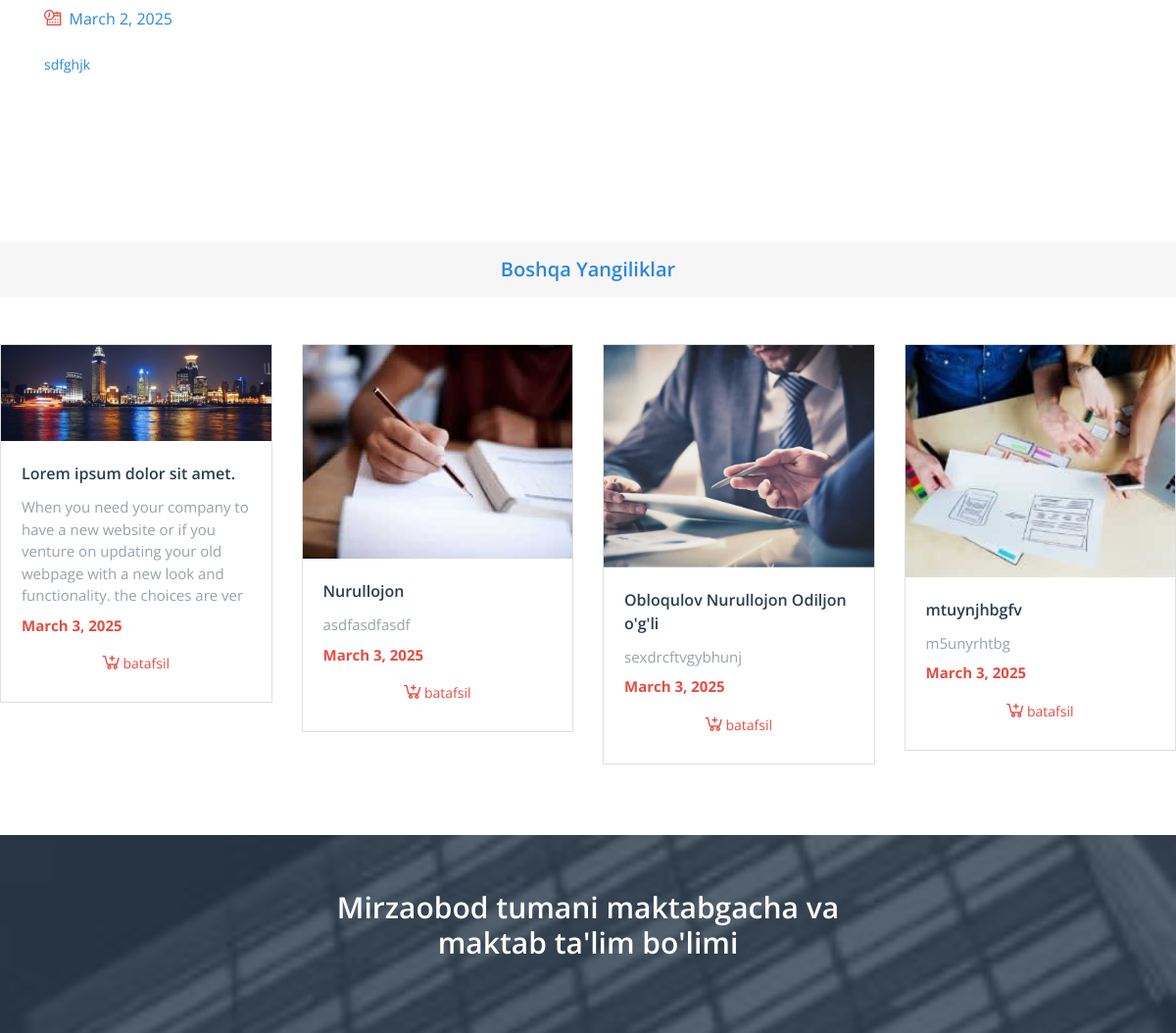
/yangiliklar/lorem-ipsum-dolor-sit-amet (middle part), run on an earlier commit of the app's database.
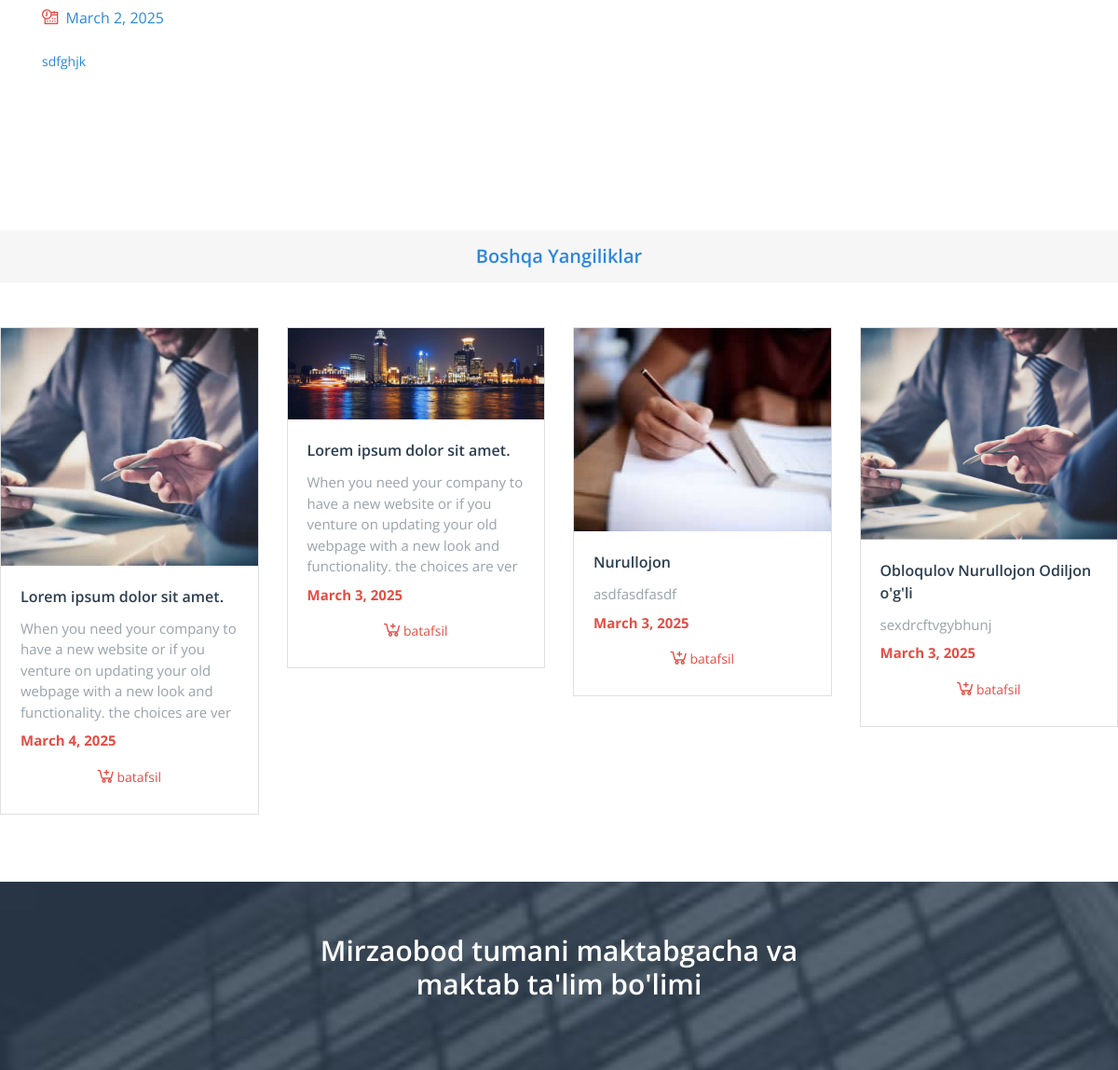
And on a later commit of the database.
### Asosiy/models.py (models this page shows, shortened)
class Yangiliklar(models.Model):
    name = models.CharField(max_length=100)
    date = models.DateField(default=timezone.now)
    slug = models.SlugField(unique=True, max_length=150)
    body = models.TextField()
    body_small = models.CharField(max_length=150)
    turi = models.ForeignKey(Yangiliklar_turi, on_delete=models.CASCADE)
    image = models.ImageField(upload_to='yangiliklar_images/')
    active = models.BooleanField(default=True)
    publish_time = models.DateTimeField(auto_now_add=True)
    def get_absolute_url(self):
        return reverse("yangilik", kwargs={"slug": self.slug})
    class Meta:
        ordering = ['-date']
        verbose_name_plural = 'Yangiliklar'

### Asosiy/views.py (the view)
# urls.py: path('yangiliklar/<str:slug>', YangiliklarsingleView, name='yangilik'),
def YangiliklarsingleView(request,slug):
    yangilik = get_object_or_404(Yangiliklar, slug=slug,active=True)
    oxirgi_postlar = Yangiliklar.objects.filter(active=True).order_by('-date')[:4]
    context = {
        'yangilik':yangilik,
        'oxirgi_postlar':oxirgi_postlar,
    }
    return render(request,'blog/yangiliklar_single.html',context)

### templates/blog/yangiliklar_single.html (shortened to what this page needs)
{% extends 'base.html' %}
{% load static %}
{% block content %}
    <div class="container">
        <div class="my-4 my-lg-4">
            <div class="fables-forth-text-color fables-blog-date">
                <div class="row">
                    <div class="col-12 col-md-9 col-lg-10 pt-2">
                        <span class="fables-icondata fables-second-text-color mr-1"></span>
                        <span class="mr-3">{{yangilik.date}}</span>
                    </div>
                </div>
            </div>
            <p class="fables-forth-text-color font-14 my-4">
                {{ yangilik.body }}
            </p>
        </div>
    </div>
    <div class="container">
        <div class="row my-4 my-md-5">
            <div class="row">
                <div class="col-6 col-sm-4 col-lg-5 col-xl-4 text-left">
                    <a href="#"
                       class="fables-btn-rouned fables-second-hover-background-color white-color px-2 px-md-4 py-2 font-18">
                        </a>
                </div>
            </div>
        </div>
    </div>
    <div class="row mb-0 mb-md-5">
        <div class="col-12">
            <h2 class="fables-forth-text-color fables-light-background-color my-3 my-md-5 py-3 text-center font-20 semi-font">
                Boshqa Yangiliklar</h2>
        </div>
        {% for post in oxirgi_postlar %}
            <div class="col-12 col-sm-6 col-lg-3 fables-product-block">
                <div class="card rounded-0 mb-4">
                    <div class="row">
                        <div class="fables-product-img col-12">
                            <img class="card-img-top rounded-0" src="{{ post.image.url }}" alt="dress fashion">
                        </div>
                        <div class="card-body col-12">
                            <h5 class="card-title mx-3">
                                <a href="{{ post.get_absolute_url }}"
                                   class="fables-main-text-color font-16 semi-font fables-second-hover-color">{{ post.name }}</a>
                            </h5>
                            <p class="card-text fables-fifth-text-color font-15 mx-3">{{ post.body_small }}</p>
                            <p class="font-15 font-weight-bold fables-second-text-color my-2 mx-3">{{ post.date }}</p>
                            <p class="fables-product-info"><a href="{{ post.get_absolute_url }}"
                                                              class="btn fables-second-border-color fables-second-text-color fables-btn-rouned fables-hover-btn-color font-14 p-2 px-4">
                                <span class="fables-iconcart"></span>
                                <span class="fables-btn-value">batafsil</span></a></p>
                        </div>
                    </div>
                </div>
            </div>
        {% endfor %}
    </div>
{% endblock content %}

What changed in the data, as far as the page shows it:
no longer on this page (row edited): Yangiliklar: image (picture), name "mtuynjhbgfv", body_small "m5unyrhtbg", date "March 3, 2025"
added Yangiliklar: image (picture), name "Lorem ipsum dolor sit amet.", body_small "When you need your company to have a new website or if you venture on updating your old webpage with a new look and functionality. the choices are ver", date "March 4, 2025"
